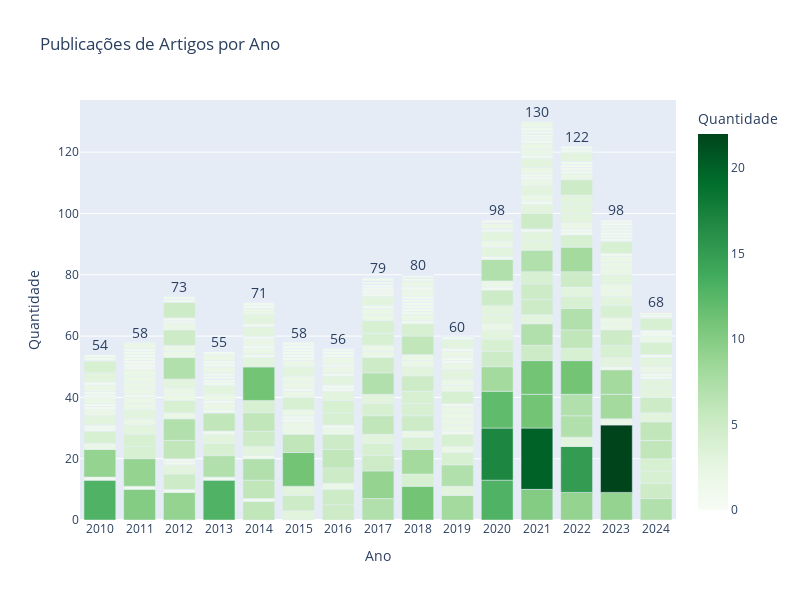

The notebook cell this image was saved under:
### Code cell
plotador = PlotadorProducao(df_publ_pesq_anos)
plotador.plotar_barras_empilhadas(barmode='relative')

### Figure 1 — Plotly figure (JSON) as saved in the notebook; plotly's stock layout.template omitted (floating-point values rounded to 4 significant figures; data arrays with more than 128 entries replaced by an {"elided": "..."} marker saying what was removed)
{"data": [{"alignmentgroup": "True", "hovertemplate": "Ano=%{x}<br>Quantidade=%{marker.color}<extra></extra>", "legendgroup": "", "marker": {"color": {"elided": "600 int values"}, "coloraxis": "coloraxis", "pattern": {"shape": ""}}, "name": "", "offsetgroup": "", "orientation": "v", "showlegend": false, "textposition": "auto", "type": "bar", "x": {"elided": "600 str values"}, "xaxis": "x", "y": {"elided": "600 int values"}, "yaxis": "y"}], "layout": {"annotations": [{"font": {"size": 14}, "showarrow": false, "text": "54", "x": 0, "y": 54, "yshift": 10}, {"font": {"size": 14}, "showarrow": false, "text": "58", "x": 1, "y": 58, "yshift": 10}, {"font": {"size": 14}, "showarrow": false, "text": "73", "x": 2, "y": 73, "yshift": 10}, {"font": {"size": 14}, "showarrow": false, "text": "55", "x": 3, "y": 55, "yshift": 10}, {"font": {"size": 14}, "showarrow": false, "text": "71", "x": 4, "y": 71, "yshift": 10}, {"font": {"size": 14}, "showarrow": false, "text": "58", "x": 5, "y": 58, "yshift": 10}, {"font": {"size": 14}, "showarrow": false, "text": "56", "x": 6, "y": 56, "yshift": 10}, {"font": {"size": 14}, "showarrow": false, "text": "79", "x": 7, "y": 79, "yshift": 10}, {"font": {"size": 14}, "showarrow": false, "text": "80", "x": 8, "y": 80, "yshift": 10}, {"font": {"size": 14}, "showarrow": false, "text": "60", "x": 9, "y": 60, "yshift": 10}, {"font": {"size": 14}, "showarrow": false, "text": "98", "x": 10, "y": 98, "yshift": 10}, {"font": {"size": 14}, "showarrow": false, "text": "130", "x": 11, "y": 130, "yshift": 10}, {"font": {"size": 14}, "showarrow": false, "text": "122", "x": 12, "y": 122, "yshift": 10}, {"font": {"size": 14}, "showarrow": false, "text": "98", "x": 13, "y": 98, "yshift": 10}, {"font": {"size": 14}, "showarrow": false, "text": "68", "x": 14, "y": 68, "yshift": 10}], "barmode": "relative", "coloraxis": {"colorbar": {"title": {"text": "Quantidade"}}, "colorscale": [[0, "rgb(247,252,245)"], [0.125, "rgb(229,245,224)"], [0.25, "rgb(199,233,192)"], [0.375, "rgb(161,217,155)"], [0.5, "rgb(116,196,118)"], [0.625, "rgb(65,171,93)"], [0.75, "rgb(35,139,69)"], [0.875, "rgb(0,109,44)"], [1, "rgb(0,68,27)"]]}, "height": 600, "legend": {"tracegroupgap": 0}, "showlegend": false, "title": {"text": "Publicações de Artigos por Ano"}, "width": 800, "xaxis": {"anchor": "y", "domain": [0, 1], "title": {"text": "Ano"}, "type": "category"}, "yaxis": {"anchor": "x", "domain": [0, 1], "title": {"text": "Quantidade"}}}}
